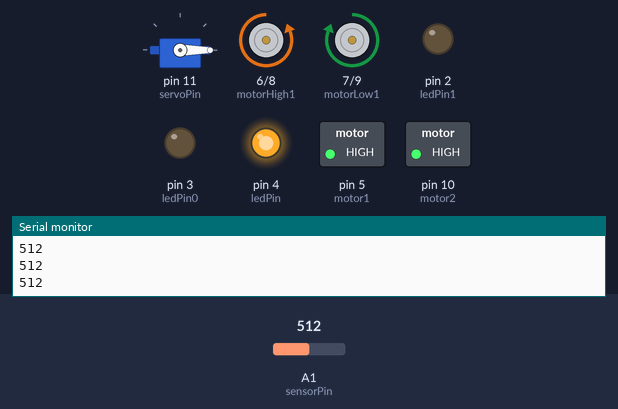
The sketch below on a simulated Arduino Uno, built with avr-gcc and run on an emulated ATmega328P. On the bench: servo, motor-driver pin pairs drawn as motors (green arrow = first pin HIGH = forward, orange = second pin HIGH = backward, longer = more drive), switched loads named in the sketch (green lamp = pin HIGH), output pins drawn as LEDs (lit = HIGH), the last lines printed to the serial monitor. The test bench sets the inputs (shaded band); at power-on: A1 (sensorPin) = 512.

Above: at 1.2 s.
1.3 s: A1 (sensorPin) set to 490
At 2.3 s:
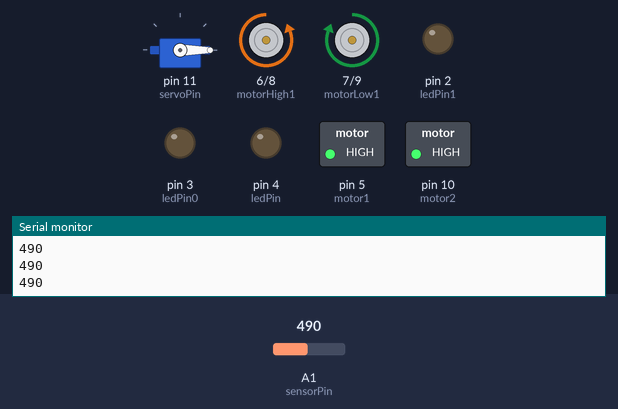
2.8 s: A1 (sensorPin) set to 560
At 3.5 s:
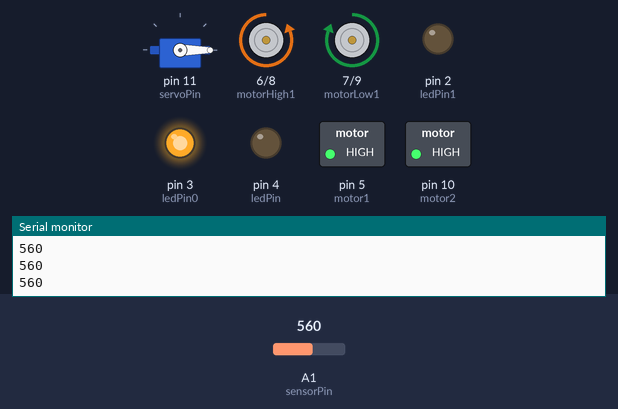
4.3 s: A1 (sensorPin) set to 660
At 4.6 s:
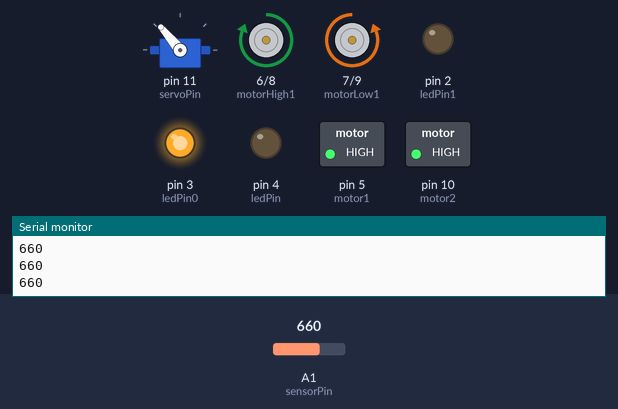
5.8 s: A1 (sensorPin) set to 640
At 7.0 s:
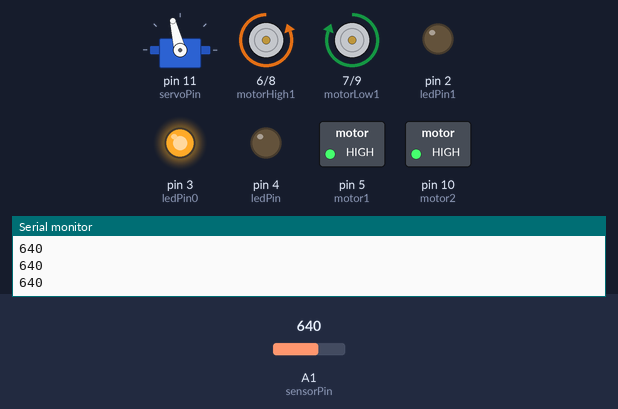
7.3 s: A1 (sensorPin) set to 685
At 8.1 s:
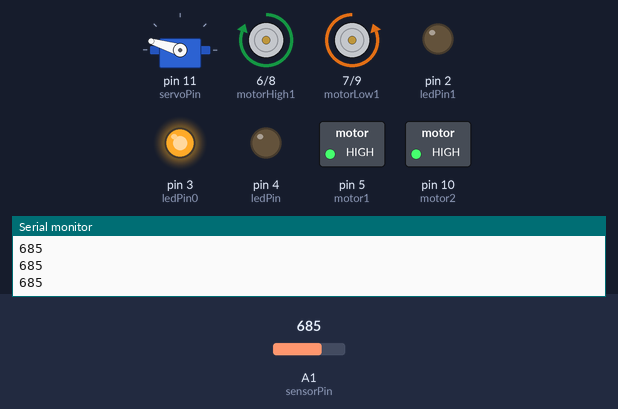
8.8 s: A1 (sensorPin) set to 540
At 9.3 s:
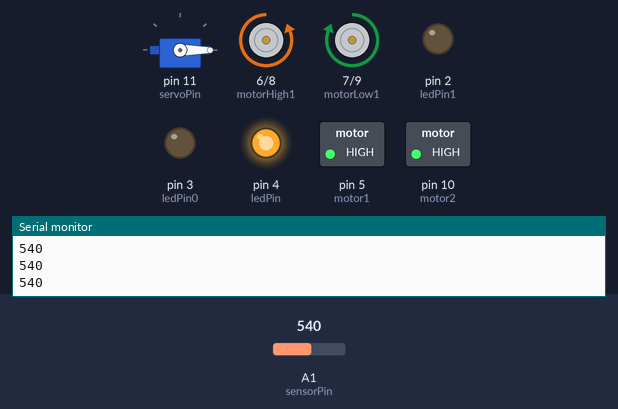
Timing chart, 0 to 11.3 s (numbered marks = the images above; inputs shaded):
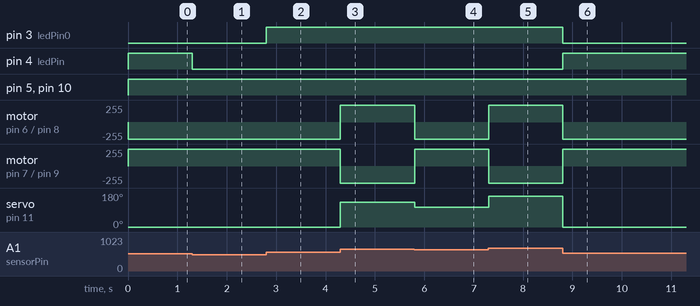

Measured:
- after the input at 1.3 s, pin 4 (ledPin): HIGH → LOW at once
- after the input at 2.8 s, pin 3 (ledPin0): LOW → HIGH at once
- after the input at 4.3 s, motor on pin 6 (motorHigh1) / pin 8 (motorHigh2): backward 255/255 → forward 255/255 at once; motor on pin 7 (motorLow1) / pin 9 (motorLow2): forward 255/255 → backward 255/255 at once; servo on pin 11 (servoPin): 0° → 130° at once
- after the input at 5.8 s, motor on pin 6 (motorHigh1) / pin 8 (motorHigh2): forward 255/255 → backward 255/255 at once; motor on pin 7 (motorLow1) / pin 9 (motorLow2): backward 255/255 → forward 255/255 at once; servo on pin 11 (servoPin): 130° → 104° at once
- after the input at 7.3 s, motor on pin 6 (motorHigh1) / pin 8 (motorHigh2): backward 255/255 → forward 255/255 at once; motor on pin 7 (motorLow1) / pin 9 (motorLow2): forward 255/255 → backward 255/255 at once; servo on pin 11 (servoPin): 104° → 163° at once
- after the input at 8.8 s, pin 3 (ledPin0): HIGH → LOW at once; pin 4 (ledPin): LOW → HIGH at once; motor on pin 6 (motorHigh1) / pin 8 (motorHigh2): forward 255/255 → backward 255/255 at once; motor on pin 7 (motorLow1) / pin 9 (motorLow2): backward 255/255 → forward 255/255 at once; servo on pin 11 (servoPin): 163° → 0° at once

The sketch:

Flex_with_LED_Motors_Servo.ino
```cpp
#include <Servo.h>      // include the servo library


Servo servoMotor;       // creates an instance of the servo object to control a servo
// These constants won't change:
const int sensorPin = A1;    // pin that the sensor is attached to
const int motor1 = 5;     // pin that motor 1's low is attached to
const int motorHigh1 = 6;    // pin that motor 1's high is attached to
const int motorLow1 = 7;        // pin that motor 1's enable is attached to
const int motorHigh2 = 8;        // pin that motor 2's enable is attached to
const int motorLow2 = 9;     // pin that motor 2's low is attached to
const int motor2 = 10;    // pin that motor 2's high is attached to
const int ledPin = 4;       // pin that the LED is attached to
const int ledPin0 = 3;      // pin that the LED is attached to
const int ledPin1 = 2;      // pin that the LED is attached to
const int servoPin = 11;       // Control pin for servo motor

void setup() {

  // Sets the different Arduino Pins as outputs
  pinMode(5, OUTPUT);
  pinMode(6, OUTPUT);
  pinMode(7, OUTPUT);
  pinMode(8, OUTPUT);
  pinMode(9, OUTPUT);
  pinMode(10, OUTPUT);
  pinMode(ledPin, OUTPUT);
  pinMode(ledPin0, OUTPUT);
  pinMode(ledPin1, OUTPUT);

  // attaches the servo on pin 2 to the servo object
  servoMotor.attach(servoPin);

  // initialize serial communications:
  Serial.begin(9600);
}

void loop() {
  // read the sensor:
  int analogValue = analogRead(sensorPin);


  // Beginning of Motor Section

  // Sets the conditions for the first motor to go forwards or backwards (the 300 should be modified to reflect the flex sensor's values)
  if(analogValue>650){
    digitalWrite(motorLow1,LOW);
    digitalWrite(motorHigh1,HIGH);
    digitalWrite(motor1,HIGH);
  }else{
    digitalWrite(motorLow1,HIGH);
    digitalWrite(motorHigh1,LOW);
    digitalWrite(motor1,HIGH);
  }

  // Sets the conditions for the second motor to go forwards or backwards (the 300 should be modified to equal the modified 300 above)
  if(analogValue<650){
     digitalWrite(motorLow2,LOW);
     digitalWrite(motorHigh2,HIGH);
     digitalWrite(motor2,HIGH);
  }else{
     digitalWrite(motorLow2,HIGH);
     digitalWrite(motorHigh2,LOW);
     digitalWrite(motor2,HIGH);
  }
  // End of Motor Section


  //  Beginning of LED Section

  // if the analog value is between the values, turn on the LED attached to the pin corresponding to ledPin:
  if (analogValue > 500 && analogValue < 550) {
    digitalWrite(ledPin, HIGH);
  }
  else {
    digitalWrite(ledPin,LOW);
  }

  // if the analog value is between either set of values, turn on the LED attached to the pin corresponding to ledPin0:
  if (analogValue > 550 and analogValue < 675 or analogValue > 675 and analogValue < 800) {
    digitalWrite(ledPin0, HIGH);
  }
  else {
    digitalWrite(ledPin0,LOW);
  }

  // if the analog value is between the set of values, turn on the LED attached to the pin corresponding to ledPin1:
  if (analogValue > 800 && analogValue < 850) {
    digitalWrite(ledPin1, HIGH);
  }
  else {
    digitalWrite(ledPin1,LOW);
  }
  // End of LED Portion


  // Beginning of Servo Section

  // if your sensor's range is less than 0 to 1023, you'll need to modify the map() function to use the values you discovered:
  int servoAngle = map(analogValue, 500, 850, -79, 379);
  // Ensures the values going into servoAngle do not exceed -79 to 379 (these should reflect the last two values above) for the servo doesn't try to over extend
  servoAngle = constrain(servoAngle, -79, 379);
  // move the servo using the angle from the sensor:
  servoMotor.write(servoAngle);
  // End of Servo Section


  //Prints the Flex Sensor values to the serial monitor to be inputed into the respective fields above (anything that refers to an analog or sensor value)
  Serial.println(analogValue);
}
```
